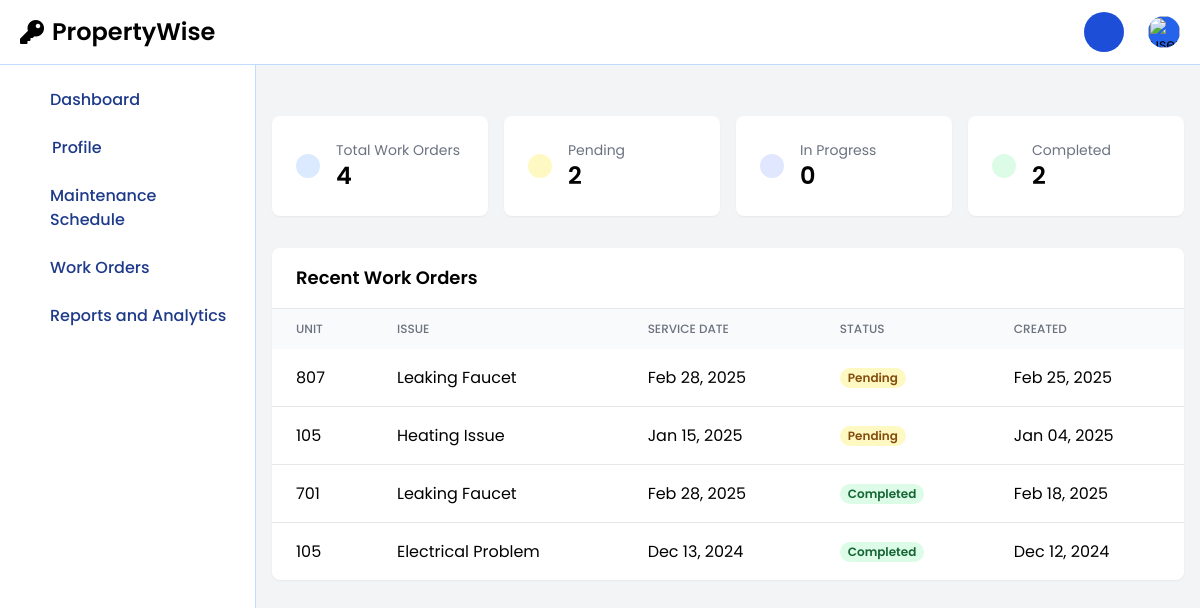
/staff/staffDashboard.php (signed in), run on the app's committed database.
### tables this page shows
CREATE TABLE `maintenance_requests` (
  `id` int(11) NOT NULL,
  `user_id` int(11) NOT NULL,
  `unit` varchar(50) NOT NULL,
  `issue` varchar(100) NOT NULL,
  `description` text NOT NULL,
  `action_taken` text DEFAULT NULL,
  `maintenance_cost` decimal(10,2) DEFAULT NULL,
  `completion_date` datetime DEFAULT NULL,
  `service_date` date NOT NULL,
  `status` enum('Pending','In Progress','Completed') DEFAULT 'Pending',
  `report_pdf` varchar(255) DEFAULT NULL,
  `image` varchar(255) DEFAULT NULL,
  `created_at` timestamp NOT NULL DEFAULT current_timestamp(),
  `updated_at` timestamp NOT NULL DEFAULT current_timestamp() ON UPDATE current_timestamp(),
  `assigned_to` int(11) DEFAULT NULL,
  `priority` enum('high','medium','low') NOT NULL DEFAULT 'medium',
  `archived` tinyint(1) DEFAULT 0
);

CREATE TABLE `property` (
  `unit_id` int(11) NOT NULL,
  `unit_no` varchar(50) NOT NULL,
  `unit_type` varchar(50) NOT NULL,
  `square_meter` decimal(10,2) NOT NULL,
  `monthly_rent` decimal(10,2) NOT NULL,
  `images` text DEFAULT NULL,
  `status` enum('Available','Occupied','Maintenance','Reserved') DEFAULT 'Available',
  `position` varchar(20) DEFAULT 'active'
);

### staff/staffDashboard.php (the view, shortened to what this page needs)
<?php
require_once '../session/db.php';
$staffId = $_SESSION['staff_id'];
$stats_query = "SELECT
    COUNT(*) as total_work_orders,
    SUM(CASE WHEN status = 'Pending' THEN 1 ELSE 0 END) as pending_orders,
    SUM(CASE WHEN status = 'In Progress' THEN 1 ELSE 0 END) as ongoing_orders,
    SUM(CASE WHEN status = 'Completed' THEN 1 ELSE 0 END) as completed_orders
FROM maintenance_requests
WHERE assigned_to = ? AND archived = 0";
$stmt = $conn->prepare($stats_query);
$stmt->bind_param("i", $staffId);
$stmt->execute();
$stats = $stmt->get_result()->fetch_assoc();
$recent_orders_query = "SELECT
    m.id,
    m.issue,
    m.description,
    m.status,
    m.service_date,
    m.created_at,
    p.unit_no,
    p.unit_type,
    p.status as unit_status
FROM maintenance_requests m
JOIN property p ON m.unit = p.unit_no
WHERE m.assigned_to = ?
AND m.archived = 0
ORDER BY
    CASE m.status
        WHEN 'Pending' THEN 1
        WHEN 'In Progress' THEN 2
        WHEN 'Completed' THEN 3
    END,
    m.created_at DESC
LIMIT 5";
$stmt = $conn->prepare($recent_orders_query);
$stmt->bind_param("i", $staffId);
$stmt->execute();
$recent_orders = $stmt->get_result()->fetch_all(MYSQLI_ASSOC);
?>
<!DOCTYPE html>
<html lang="en">
<head>
    <script src="https://cdn.tailwindcss.com"></script>
</head>
<body class="bg-gray-100">
<?php include('staffNavbar.php'); ?>
<?php include('staffSidebar.php'); ?>
<div class="p-4 mt-5 sm:ml-64">
    <div class="mt-20">
        <div class="grid grid-cols-1 md:grid-cols-2 lg:grid-cols-4 gap-4">
            <div class="bg-white rounded-lg p-6 shadow-sm">
                <div class="flex items-center">
                    <div class="p-3 rounded-full bg-blue-100">
                    </div>
                    <div class="ml-4">
                        <h3 class="text-gray-500 text-sm">Total Work Orders</h3>
                        <p class="text-2xl font-semibold"><?= $stats['total_work_orders'] ?></p>
                    </div>
                </div>
            </div>
            <div class="bg-white rounded-lg p-6 shadow-sm">
                <div class="flex items-center">
                    <div class="p-3 rounded-full bg-yellow-100">
                    </div>
                    <div class="ml-4">
                        <h3 class="text-gray-500 text-sm">Pending</h3>
                        <p class="text-2xl font-semibold"><?= $stats['pending_orders'] ?></p>
                    </div>
                </div>
            </div>
            <div class="bg-white rounded-lg p-6 shadow-sm">
                <div class="flex items-center">
                    <div class="p-3 rounded-full bg-indigo-100">
                    </div>
                    <div class="ml-4">
                        <h3 class="text-gray-500 text-sm">In Progress</h3>
                        <p class="text-2xl font-semibold"><?= $stats['ongoing_orders'] ?></p>
                    </div>
                </div>
            </div>
            <div class="bg-white rounded-lg p-6 shadow-sm">
                <div class="flex items-center">
                    <div class="p-3 rounded-full bg-green-100">
                    </div>
                    <div class="ml-4">
                        <h3 class="text-gray-500 text-sm">Completed</h3>
                        <p class="text-2xl font-semibold"><?= $stats['completed_orders'] ?></p>
                    </div>
                </div>
            </div>
        </div>
        <div class="mt-8 bg-white rounded-lg shadow-sm">
            <div class="px-6 py-4 border-b border-gray-200">
                <h2 class="text-lg font-semibold">Recent Work Orders</h2>
            </div>
            <div class="overflow-x-auto">
                <table class="min-w-full">
                    <thead class="bg-gray-50">
                        <tr>
                            <th class="px-6 py-3 text-left text-xs font-medium text-gray-500 uppercase">Unit</th>
                            <th class="px-6 py-3 text-left text-xs font-medium text-gray-500 uppercase">Issue</th>
                            <th class="px-6 py-3 text-left text-xs font-medium text-gray-500 uppercase">Service Date</th>
                            <th class="px-6 py-3 text-left text-xs font-medium text-gray-500 uppercase">Status</th>
                            <th class="px-6 py-3 text-left text-xs font-medium text-gray-500 uppercase">Created</th>
                        </tr>
                    </thead>
                    <tbody class="divide-y divide-gray-200">
                        <?php foreach ($recent_orders as $order): ?>
                            <tr>
                                <td class="px-6 py-4"><?= htmlspecialchars($order['unit_no']) ?></td>
                                <td class="px-6 py-4"><?= htmlspecialchars($order['issue']) ?></td>
                                <td class="px-6 py-4"><?= date('M d, Y', strtotime($order['service_date'])) ?></td>
                                <td class="px-6 py-4">
                                    <span class="px-2 inline-flex text-xs leading-5 font-semibold rounded-full
                                        <?= match($order['status']) {
                                            'Pending' => 'bg-yellow-100 text-yellow-800',
                                            'In Progress' => 'bg-blue-100 text-blue-800',
                                            'Completed' => 'bg-green-100 text-green-800',
                                            default => 'bg-gray-100 text-gray-800'
                                        } ?>">
                                        <?= $order['status'] ?>
                                    </span>
                                </td>
                                <td class="px-6 py-4"><?= date('M d, Y', strtotime($order['created_at'])) ?></td>
                            </tr>
                        <?php endforeach; ?>
                    </tbody>
                </table>
            </div>
        </div>
    </div>
</div>
</body>
</html>

### staff/staffNavbar.php (shortened to what this page needs)
<!DOCTYPE html>
<html lang="en">
<head>
    <script src="https://cdn.tailwindcss.com"></script>
    <link rel="stylesheet" href="https://cdnjs.cloudflare.com/ajax/libs/font-awesome/5.15.4/css/all.min.css">
</head>
<body>
<nav class="fixed top-0 z-50 w-full bg-white border-b border-blue-200 dark:bg-blue-800 dark:border-blue-700">
    <div class="px-3 py-3 lg:px-5 lg:pl-3">
        <div class="flex items-center justify-between">
            <div class="flex items-center justify-start rtl:justify-end">
                <a href="#" class="flex items-center ms-2 md:me-24">
                    <span class="self-center text-xl font-semibold sm:text-2xl whitespace-nowrap dark:text-white flex items-center">
                        <i class="fas fa-key text-inherit mr-2"></i>
                        PropertyWise
                    </span>
                </a>
            </div>
            <div class="flex items-center">
                    <div class="flex items-center ms-3 relative">
                        <button type="button" class="flex items-center justify-center w-10 h-10 bg-blue-700 rounded-full text-white" id="notification-button">
                            <svg data-feather="bell" class="w-6 h-6 text-blue-800 dark:text-white"></svg>
                        </button>
                        <button type="button" class="flex text-sm bg-blue-600 rounded-full focus:ring-4 ms-6 focus:ring-blue-300 dark:focus:ring-blue-600" aria-expanded="false" id="user-menu-button">
                            <img class="w-8 h-8 rounded-full" src="https://flowbite.com/docs/images/people/profile-picture-5.jpg" alt="user photo">
                        </button>
                    </div>
                </div>
                </div>
            </div>
</nav>
</body>
</html>

### staff/staffSidebar.php (shortened to what this page needs)
<!DOCTYPE html>
<html lang="en">
<head>
    <script src="https://cdn.tailwindcss.com"></script>
</head>
<body>
<aside id="logo-sidebar" class="fixed top-0 left-0 z-40 w-64 h-screen pt-20 transition-transform -translate-x-full bg-white border-r border-blue-200 sm:translate-x-0 dark:bg-blue-800 dark:border-blue-700" aria-label="Sidebar">
    <div class="h-full px-3 pb-4 overflow-y-auto bg-white dark:bg-blue-800">
        <ul class="space-y-2 font-medium">
            <li>
                <a href="staffDashboard.php" class="grid grid-cols-[30px_auto] items-center p-2 text-blue-900 rounded-lg dark:text-white hover:bg-blue-100 dark:hover:bg-blue-700">
                    <svg data-feather="home" class="text-white w-5 h-5"></svg>
                    <span>Dashboard</span>
                </a>
            </li>
            <li>
                <a href="staffProfile.php" class="flex items-center p-2 text-blue-900 rounded-lg dark:text-white hover:bg-blue-100 dark:hover:bg-blue-700 group">
                    <svg data-feather="user" class="w-5 h-5 text-white w-5 h-5"></svg>
                    <span class="flex-1 ms-3 whitespace-nowrap">Profile</span>
                </a>
            </li>
             <li>
                <a href="staffSchedule.php" class="grid grid-cols-[30px_auto] items-center p-2 text-blue-900 rounded-lg dark:text-white hover:bg-blue-100 dark:hover:bg-blue-700">
                    <svg data-feather="calendar" class="text-white w-5 h-5"></svg>
                    <span>Maintenance Schedule</span>
                </a>
            </li>
                <li>
                <a href="staffWork.php" class="grid grid-cols-[30px_auto] items-center p-2 text-blue-900 rounded-lg dark:text-white hover:bg-blue-100 dark:hover:bg-blue-700">
                    <svg data-feather="clipboard" class="text-white w-5 h-5"></svg>
                    <span>Work Orders</span>
                </a>
            </li>
            <li>
                <a href="staffReports.php" class="grid grid-cols-[30px_auto] items-center p-2 text-blue-900 rounded-lg dark:text-white hover:bg-blue-100 dark:hover:bg-blue-700">
                    <svg data-feather="bar-chart" class="text-white w-5 h-5"></svg>
                    <span>Reports and Analytics</span>
                </a>
            </li>
        </ul>
    </div>
</aside>
</body>
</html>

### staff/staffDashboard.php (style rules this page uses)
body { font-family: 'Poppins', sans-serif; }

### staff/staffSidebar.php (style rules this page uses)
.transition-transform { transition: transform 0.3s ease; }
body { font-family: 'Poppins', sans-serif; }

### data on the page
maintenance_requests: property.unit_no "807", issue "Leaking Faucet", service_date "Feb 28, 2025", status "Pending", created_at "Feb 25, 2025"
maintenance_requests: property.unit_no "105", issue "Heating Issue", service_date "Jan 15, 2025", status "Pending", created_at "Jan 04, 2025"
maintenance_requests: property.unit_no "701", issue "Leaking Faucet", service_date "Feb 28, 2025", status "Completed", created_at "Feb 18, 2025"
maintenance_requests: property.unit_no "105", issue "Electrical Problem", service_date "Dec 13, 2024", status "Completed", created_at "Dec 12, 2024"

### other printed values
$stats['total_work_orders'] "4"
$stats['pending_orders'] "2"
$stats['ongoing_orders'] "0"
$stats['completed_orders'] "2"
